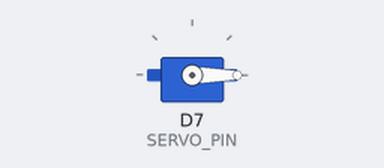
A sketch run on a simulated Arduino Due. On the bench: servo.

Above: at 0.0 s.
At 0.5 s:
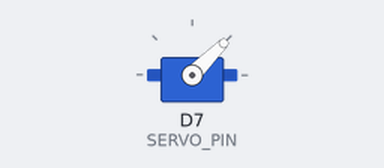
At 1.0 s:
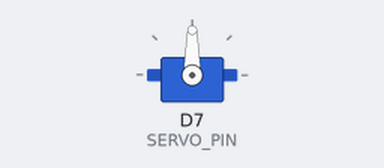
At 2.0 s:
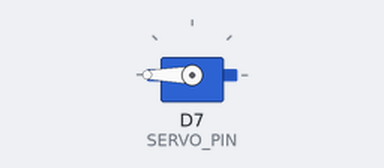
Timing chart, 0 to 3.5 s (numbered marks = the images above):
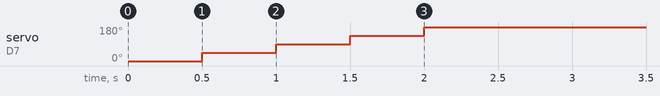

The sketch:

tmi08_Micro-Servo.ino
```cpp
// Description: Driving a small servor motor directly from 5V, using Servo library
// Servo is supplied 5V and driven by PWM on Pin 7 (see datasheet for details)

const int SERVO_PIN = 7;

#include <Servo.h>
Servo myservo; // create Servo object

void setup(){
  myservo.attach(SERVO_PIN);

  myservo.write(0);// move servos to center position -> 90°
  delay(500);
  myservo.write(45);// move servos to center position -> 60°
  delay(500);
  myservo.write(90);// move servos to center position -> 90°
  delay(500);
  myservo.write(135);// move servos to center position -> 120°
  delay(500);
  myservo.write(180);// move servos to center position -> 120°
  delay(500);
}

void loop(){
}
```
